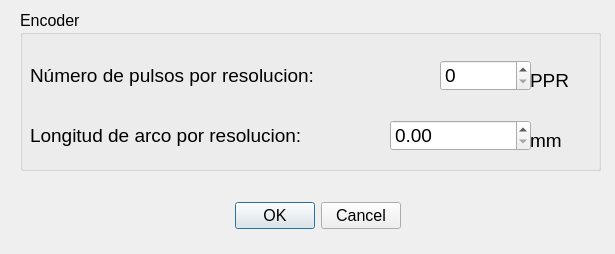
<?xml version="1.0" encoding="UTF-8"?>
<ui version="4.0">
 <class>Config</class>
 <widget class="QDialog" name="Config">
  <property name="geometry">
   <rect>
    <x>0</x>
    <y>0</y>
    <width>615</width>
    <height>254</height>
   </rect>
  </property>
  <property name="windowTitle">
   <string>Config</string>
  </property>
  <widget class="QDialogButtonBox" name="buttonBox">
   <property name="geometry">
    <rect>
     <x>200</x>
     <y>200</y>
     <width>201</width>
     <height>32</height>
    </rect>
   </property>
   <property name="font">
    <font>
     <pointsize>12</pointsize>
    </font>
   </property>
   <property name="orientation">
    <enum>Qt::Orientation::Horizontal</enum>
   </property>
   <property name="standardButtons">
    <set>QDialogButtonBox::StandardButton::Cancel|QDialogButtonBox::StandardButton::Ok</set>
   </property>
  </widget>
  <widget class="QGroupBox" name="groupBox_2">
   <property name="geometry">
    <rect>
     <x>20</x>
     <y>10</y>
     <width>581</width>
     <height>161</height>
    </rect>
   </property>
   <property name="font">
    <font>
     <pointsize>12</pointsize>
    </font>
   </property>
   <property name="title">
    <string>Encoder</string>
   </property>
   <widget class="QLabel" name="label_4">
    <property name="geometry">
     <rect>
      <x>10</x>
      <y>110</y>
      <width>341</width>
      <height>31</height>
     </rect>
    </property>
    <property name="font">
     <font>
      <pointsize>14</pointsize>
     </font>
    </property>
    <property name="text">
     <string>Longitud de arco por resolucion:</string>
    </property>
   </widget>
   <widget class="QLabel" name="label_3">
    <property name="geometry">
     <rect>
      <x>10</x>
      <y>50</y>
      <width>351</width>
      <height>31</height>
     </rect>
    </property>
    <property name="font">
     <font>
      <pointsize>14</pointsize>
     </font>
    </property>
    <property name="text">
     <string>Número de pulsos por resolucion:</string>
    </property>
   </widget>
   <widget class="QSpinBox" name="encoder_PPR">
    <property name="geometry">
     <rect>
      <x>420</x>
      <y>50</y>
      <width>91</width>
      <height>31</height>
     </rect>
    </property>
    <property name="font">
     <font>
      <pointsize>14</pointsize>
     </font>
    </property>
    <property name="maximum">
     <number>99999999</number>
    </property>
   </widget>
   <widget class="QDoubleSpinBox" name="longitudArcoPorResolucion">
    <property name="geometry">
     <rect>
      <x>370</x>
      <y>110</y>
      <width>141</width>
      <height>31</height>
     </rect>
    </property>
    <property name="font">
     <font>
      <pointsize>14</pointsize>
     </font>
    </property>
    <property name="decimals">
     <number>2</number>
    </property>
    <property name="maximum">
     <double>9999999.990000000223517</double>
    </property>
    <property name="singleStep">
     <double>0.100000000000000</double>
    </property>
    <property name="stepType">
     <enum>QAbstractSpinBox::StepType::AdaptiveDecimalStepType</enum>
    </property>
   </widget>
   <widget class="QLabel" name="label">
    <property name="geometry">
     <rect>
      <x>510</x>
      <y>120</y>
      <width>41</width>
      <height>20</height>
     </rect>
    </property>
    <property name="font">
     <font>
      <pointsize>14</pointsize>
     </font>
    </property>
    <property name="text">
     <string>mm</string>
    </property>
   </widget>
   <widget class="QLabel" name="label_2">
    <property name="geometry">
     <rect>
      <x>510</x>
      <y>60</y>
      <width>41</width>
      <height>20</height>
     </rect>
    </property>
    <property name="font">
     <font>
      <pointsize>14</pointsize>
     </font>
    </property>
    <property name="text">
     <string>PPR</string>
    </property>
   </widget>
  </widget>
 </widget>
 <resources/>
 <connections>
  <connection>
   <sender>buttonBox</sender>
   <signal>accepted()</signal>
   <receiver>Config</receiver>
   <slot>accept()</slot>
   <hints>
    <hint type="sourcelabel">
     <x>248</x>
     <y>254</y>
    </hint>
    <hint type="destinationlabel">
     <x>157</x>
     <y>274</y>
    </hint>
   </hints>
  </connection>
  <connection>
   <sender>buttonBox</sender>
   <signal>rejected()</signal>
   <receiver>Config</receiver>
   <slot>reject()</slot>
   <hints>
    <hint type="sourcelabel">
     <x>316</x>
     <y>260</y>
    </hint>
    <hint type="destinationlabel">
     <x>286</x>
     <y>274</y>
    </hint>
   </hints>
  </connection>
 </connections>
</ui>
